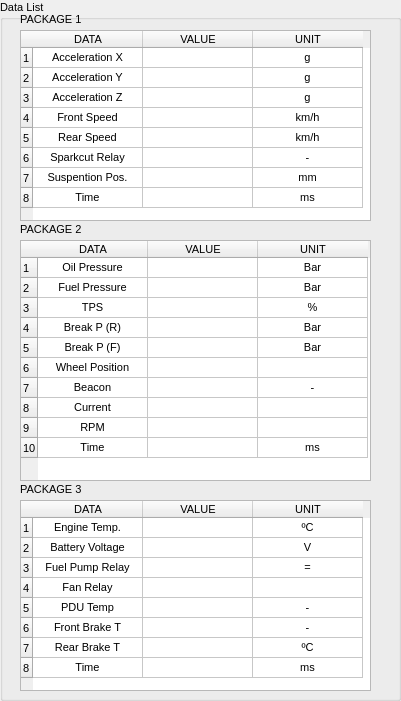
   <widget class="QGroupBox" name="groupBox_18">
    <property name="geometry">
     <rect>
      <x>750</x>
      <y>0</y>
      <width>401</width>
      <height>701</height>
     </rect>
    </property>
    <property name="font">
     <font>
      <pointsize>8</pointsize>
     </font>
    </property>
    <property name="title">
     <string>Data List</string>
    </property>
    <widget class="QTableWidget" name="tableWidget_Package1">
     <property name="geometry">
      <rect>
       <x>20</x>
       <y>30</y>
       <width>351</width>
       <height>191</height>
      </rect>
     </property>
     <property name="font">
      <font>
       <pointsize>8</pointsize>
      </font>
     </property>
     <attribute name="horizontalHeaderDefaultSectionSize">
      <number>110</number>
     </attribute>
     <attribute name="verticalHeaderDefaultSectionSize">
      <number>20</number>
     </attribute>
     <row>
      <property name="text">
       <string>1</string>
      </property>
     </row>
     <row>
      <property name="text">
       <string>2</string>
      </property>
     </row>
     <row>
      <property name="text">
       <string>3</string>
      </property>
     </row>
     <row>
      <property name="text">
       <string>4</string>
      </property>
     </row>
     <row>
      <property name="text">
       <string>5</string>
      </property>
     </row>
     <row>
      <property name="text">
       <string>6</string>
      </property>
     </row>
     <row>
      <property name="text">
       <string>7</string>
      </property>
     </row>
     <row>
      <property name="text">
       <string>8</string>
      </property>
     </row>
     <column>
      <property name="text">
       <string>DATA</string>
      </property>
     </column>
     <column>
      <property name="text">
       <string>VALUE</string>
      </property>
     </column>
     <column>
      <property name="text">
       <string>UNIT</string>
      </property>
     </column>
     <item row="0" column="0">
      <property name="text">
       <string>Acceleration X</string>
      </property>
      <property name="textAlignment">
       <set>AlignCenter</set>
      </property>
     </item>
     <item row="0" column="1">
      <property name="text">
       <string/>
      </property>
      <property name="textAlignment">
       <set>AlignCenter</set>
      </property>
     </item>
     <item row="0" column="2">
      <property name="text">
       <string>g</string>
      </property>
      <property name="textAlignment">
       <set>AlignCenter</set>
      </property>
     </item>
     <item row="1" column="0">
      <property name="text">
       <string>Acceleration Y</string>
      </property>
      <property name="textAlignment">
       <set>AlignCenter</set>
      </property>
     </item>
     <item row="1" column="1">
      <property name="text">
       <string/>
      </property>
      <property name="textAlignment">
       <set>AlignCenter</set>
      </property>
     </item>
     <item row="1" column="2">
      <property name="text">
       <string>g</string>
      </property>
      <property name="textAlignment">
       <set>AlignCenter</set>
      </property>
     </item>
     <item row="2" column="0">
      <property name="text">
       <string>Acceleration Z</string>
      </property>
      <property name="textAlignment">
       <set>AlignCenter</set>
      </property>
     </item>
     <item row="2" column="1">
      <property name="text">
       <string/>
      </property>
      <property name="textAlignment">
       <set>AlignCenter</set>
      </property>
     </item>
     <item row="2" column="2">
      <property name="text">
       <string>g</string>
      </property>
      <property name="textAlignment">
       <set>AlignCenter</set>
      </property>
     </item>
     <item row="3" column="0">
      <property name="text">
       <string>Front Speed</string>
      </property>
      <property name="textAlignment">
       <set>AlignCenter</set>
      </property>
     </item>
     <item row="3" column="1">
      <property name="text">
       <string/>
      </property>
      <property name="textAlignment">
       <set>AlignCenter</set>
      </property>
     </item>
     <item row="3" column="2">
      <property name="text">
       <string>km/h</string>
      </property>
      <property name="textAlignment">
       <set>AlignCenter</set>
      </property>
     </item>
     <item row="4" column="0">
      <property name="text">
       <string>Rear Speed</string>
      </property>
      <property name="textAlignment">
       <set>AlignCenter</set>
      </property>
     </item>
     <item row="4" column="1">
      <property name="text">
       <string/>
      </property>
      <property name="textAlignment">
       <set>AlignCenter</set>
      </property>
     </item>
     <item row="4" column="2">
      <property name="text">
       <string>km/h</string>
      </property>
      <property name="textAlignment">
       <set>AlignCenter</set>
      </property>
     </item>
     <item row="5" column="0">
      <property name="text">
       <string>Sparkcut Relay</string>
      </property>
      <property name="textAlignment">
       <set>AlignCenter</set>
      </property>
     </item>
     <item row="5" column="1">
      <property name="text">
       <string/>
      </property>
      <property name="textAlignment">
       <set>AlignCenter</set>
      </property>
     </item>
     <item row="5" column="2">
      <property name="text">
       <string>-</string>
      </property>
      <property name="textAlignment">
       <set>AlignCenter</set>
      </property>
     </item>
     <item row="6" column="0">
      <property name="text">
       <string>Suspention Pos.</string>
      </property>
      <property name="textAlignment">
       <set>AlignCenter</set>
      </property>
     </item>
     <item row="6" column="1">
      <property name="text">
       <string/>
      </property>
      <property name="textAlignment">
       <set>AlignCenter</set>
      </property>
     </item>
     <item row="6" column="2">
      <property name="text">
       <string>mm</string>
      </property>
      <property name="textAlignment">
       <set>AlignCenter</set>
      </property>
     </item>
     <item row="7" column="0">
      <property name="text">
       <string>Time</string>
      </property>
      <property name="textAlignment">
       <set>AlignCenter</set>
      </property>
     </item>
     <item row="7" column="1">
      <property name="text">
       <string/>
      </property>
      <property name="textAlignment">
       <set>AlignCenter</set>
      </property>
     </item>
     <item row="7" column="2">
      <property name="text">
       <string>ms</string>
      </property>
      <property name="textAlignment">
       <set>AlignCenter</set>
      </property>
     </item>
    </widget>
    <widget class="QLabel" name="label_38">
     <property name="geometry">
      <rect>
       <x>20</x>
       <y>10</y>
       <width>71</width>
       <height>20</height>
      </rect>
     </property>
     <property name="text">
      <string>&lt;html&gt;&lt;head/&gt;&lt;body&gt;&lt;p&gt;PACKAGE 1&lt;/p&gt;&lt;/body&gt;&lt;/html&gt;</string>
     </property>
    </widget>
    <widget class="QLabel" name="label_39">
     <property name="geometry">
      <rect>
       <x>20</x>
       <y>220</y>
       <width>71</width>
       <height>20</height>
      </rect>
     </property>
     <property name="text">
      <string>&lt;html&gt;&lt;head/&gt;&lt;body&gt;&lt;p&gt;PACKAGE 2&lt;/p&gt;&lt;/body&gt;&lt;/html&gt;</string>
     </property>
    </widget>
    <widget class="QTableWidget" name="tableWidget_Package2">
     <property name="geometry">
      <rect>
       <x>20</x>
       <y>240</y>
       <width>351</width>
       <height>241</height>
      </rect>
     </property>
     <property name="font">
      <font>
       <pointsize>8</pointsize>
      </font>
     </property>
     <attribute name="horizontalHeaderDefaultSectionSize">
      <number>110</number>
     </attribute>
     <attribute name="verticalHeaderDefaultSectionSize">
      <number>20</number>
     </attribute>
     <row>
      <property name="text">
       <string>1</string>
      </property>
     </row>
     <row>
      <property name="text">
       <string>2</string>
      </property>
     </row>
     <row>
      <property name="text">
       <string>3</string>
      </property>
     </row>
     <row>
      <property name="text">
       <string>4</string>
      </property>
     </row>
     <row>
      <property name="text">
       <string>5</string>
      </property>
     </row>
     <row>
      <property name="text">
       <string>6</string>
      </property>
     </row>
     <row>
      <property name="text">
       <string>7</string>
      </property>
     </row>
     <row>
      <property name="text">
       <string>8</string>
      </property>
     </row>
     <row>
      <property name="text">
       <string>9</string>
      </property>
     </row>
     <row>
      <property name="text">
       <string>10</string>
      </property>
     </row>
     <column>
      <property name="text">
       <string>DATA</string>
      </property>
     </column>
     <column>
      <property name="text">
       <string>VALUE</string>
      </property>
     </column>
     <column>
      <property name="text">
       <string>UNIT</string>
      </property>
     </column>
     <item row="0" column="0">
      <property name="text">
       <string>Oil Pressure</string>
      </property>
      <property name="textAlignment">
       <set>AlignCenter</set>
      </property>
     </item>
     <item row="0" column="1">
      <property name="text">
       <string/>
      </property>
      <property name="textAlignment">
       <set>AlignCenter</set>
      </property>
     </item>
     <item row="0" column="2">
      <property name="text">
       <string>Bar</string>
      </property>
      <property name="textAlignment">
       <set>AlignCenter</set>
      </property>
     </item>
     <item row="1" column="0">
      <property name="text">
       <string>Fuel Pressure</string>
      </property>
      <property name="textAlignment">
       <set>AlignCenter</set>
      </property>
     </item>
     <item row="1" column="1">
      <property name="text">
       <string/>
      </property>
      <property name="textAlignment">
       <set>AlignCenter</set>
      </property>
     </item>
     <item row="1" column="2">
      <property name="text">
       <string>Bar</string>
      </property>
      <property name="textAlignment">
       <set>AlignCenter</set>
      </property>
     </item>
     <item row="2" column="0">
      <property name="text">
       <string>TPS</string>
      </property>
      <property name="textAlignment">
       <set>AlignCenter</set>
      </property>
     </item>
     <item row="2" column="1">
      <property name="text">
       <string/>
      </property>
      <property name="textAlignment">
       <set>AlignCenter</set>
      </property>
     </item>
     <item row="2" column="2">
      <property name="text">
       <string>%</string>
      </property>
      <property name="textAlignment">
       <set>AlignCenter</set>
      </property>
     </item>
     <item row="3" column="0">
      <property name="text">
       <string>Break P (R)</string>
      </property>
      <property name="textAlignment">
       <set>AlignCenter</set>
      </property>
     </item>
     <item row="3" column="1">
      <property name="text">
       <string/>
      </property>
      <property name="textAlignment">
       <set>AlignCenter</set>
      </property>
     </item>
     <item row="3" column="2">
      <property name="text">
       <string>Bar</string>
      </property>
      <property name="textAlignment">
       <set>AlignCenter</set>
      </property>
     </item>
     <item row="4" column="0">
      <property name="text">
       <string>Break P (F)</string>
      </property>
      <property name="textAlignment">
       <set>AlignCenter</set>
      </property>
     </item>
     <item row="4" column="1">
      <property name="text">
       <string/>
      </property>
      <property name="textAlignment">
       <set>AlignCenter</set>
      </property>
     </item>
     <item row="4" column="2">
      <property name="text">
       <string>Bar</string>
      </property>
      <property name="textAlignment">
       <set>AlignCenter</set>
      </property>
     </item>
     <item row="5" column="0">
      <property name="text">
       <string>Wheel Position</string>
      </property>
      <property name="textAlignment">
       <set>AlignCenter</set>
      </property>
     </item>
     <item row="5" column="1">
      <property name="text">
       <string/>
      </property>
      <property name="textAlignment">
       <set>AlignCenter</set>
      </property>
     </item>
     <item row="5" column="2">
      <property name="text">
       <string/>
      </property>
      <property name="textAlignment">
       <set>AlignCenter</set>
      </property>
     </item>
     <item row="6" column="0">
      <property name="text">
       <string>Beacon</string>
      </property>
      <property name="textAlignment">
       <set>AlignCenter</set>
      </property>
     </item>
     <item row="6" column="1">
      <property name="text">
       <string/>
      </property>
      <property name="textAlignment">
       <set>AlignCenter</set>
      </property>
     </item>
     <item row="6" column="2">
      <property name="text">
       <string>-</string>
      </property>
      <property name="textAlignment">
       <set>AlignCenter</set>
      </property>
     </item>
     <item row="7" column="0">
      <property name="text">
       <string>Current</string>
      </property>
      <property name="textAlignment">
       <set>AlignCenter</set>
      </property>
     </item>
     <item row="7" column="1">
      <property name="text">
       <string/>
      </property>
      <property name="textAlignment">
       <set>AlignCenter</set>
      </property>
     </item>
     <item row="7" column="2">
      <property name="text">
       <string/>
      </property>
      <property name="textAlignment">
       <set>AlignCenter</set>
      </property>
     </item>
     <item row="8" column="0">
      <property name="text">
       <string>RPM</string>
      </property>
      <property name="textAlignment">
       <set>AlignCenter</set>
      </property>
     </item>
     <item row="8" column="1">
      <property name="text">
       <string/>
      </property>
      <property name="textAlignment">
       <set>AlignCenter</set>
      </property>
     </item>
     <item row="8" column="2">
      <property name="text">
       <string/>
      </property>
      <property name="textAlignment">
       <set>AlignCenter</set>
      </property>
     </item>
     <item row="9" column="0">
      <property name="text">
       <string>Time</string>
      </property>
      <property name="textAlignment">
       <set>AlignCenter</set>
      </property>
     </item>
     <item row="9" column="1">
      <property name="text">
       <string/>
      </property>
      <property name="textAlignment">
       <set>AlignCenter</set>
      </property>
     </item>
     <item row="9" column="2">
      <property name="text">
       <string>ms</string>
      </property>
      <property name="textAlignment">
       <set>AlignCenter</set>
      </property>
     </item>
    </widget>
    <widget class="QLabel" name="label_44">
     <property name="geometry">
      <rect>
       <x>20</x>
       <y>480</y>
       <width>71</width>
       <height>20</height>
      </rect>
     </property>
     <property name="text">
      <string>&lt;html&gt;&lt;head/&gt;&lt;body&gt;&lt;p&gt;PACKAGE 3&lt;/p&gt;&lt;/body&gt;&lt;/html&gt;</string>
     </property>
    </widget>
    <widget class="QTableWidget" name="tableWidget_Package3">
     <property name="geometry">
      <rect>
       <x>20</x>
       <y>500</y>
       <width>351</width>
       <height>191</height>
      </rect>
     </property>
     <property name="font">
      <font>
       <pointsize>8</pointsize>
      </font>
     </property>
     <attribute name="horizontalHeaderDefaultSectionSize">
      <number>110</number>
     </attribute>
     <attribute name="verticalHeaderDefaultSectionSize">
      <number>20</number>
     </attribute>
     <row>
      <property name="text">
       <string>1</string>
      </property>
     </row>
     <row>
      <property name="text">
       <string>2</string>
      </property>
     </row>
     <row>
      <property name="text">
       <string>3</string>
      </property>
     </row>
     <row>
      <property name="text">
       <string>4</string>
      </property>
     </row>
     <row>
      <property name="text">
       <string>5</string>
      </property>
     </row>
     <row>
      <property name="text">
       <string>6</string>
      </property>
     </row>
     <row>
      <property name="text">
       <string>7</string>
      </property>
     </row>
     <row>
      <property name="text">
       <string>8</string>
      </property>
     </row>
     <column>
      <property name="text">
       <string>DATA</string>
      </property>
     </column>
     <column>
      <property name="text">
       <string>VALUE</string>
      </property>
     </column>
     <column>
      <property name="text">
       <string>UNIT</string>
      </property>
     </column>
     <item row="0" column="0">
      <property name="text">
       <string>Engine Temp.</string>
      </property>
      <property name="textAlignment">
       <set>AlignCenter</set>
      </property>
     </item>
     <item row="0" column="1">
      <property name="text">
       <string/>
      </property>
      <property name="textAlignment">
       <set>AlignCenter</set>
      </property>
     </item>
     <item row="0" column="2">
      <property name="text">
       <string>ºC</string>
      </property>
      <property name="textAlignment">
       <set>AlignCenter</set>
      </property>
     </item>
     <item row="1" column="0">
      <property name="text">
       <string>Battery Voltage</string>
      </property>
      <property name="textAlignment">
       <set>AlignCenter</set>
      </property>
     </item>
     <item row="1" column="1">
      <property name="text">
       <string/>
      </property>
      <property name="textAlignment">
       <set>AlignCenter</set>
      </property>
     </item>
     <item row="1" column="2">
      <property name="text">
       <string>V</string>
      </property>
      <property name="textAlignment">
       <set>AlignCenter</set>
      </property>
     </item>
     <item row="2" column="0">
      <property name="text">
       <string>Fuel Pump Relay</string>
      </property>
      <property name="textAlignment">
       <set>AlignCenter</set>
      </property>
     </item>
     <item row="2" column="1">
      <property name="text">
       <string/>
      </property>
      <property name="textAlignment">
       <set>AlignCenter</set>
      </property>
     </item>
     <item row="2" column="2">
      <property name="text">
       <string>=</string>
      </property>
      <property name="textAlignment">
       <set>AlignCenter</set>
      </property>
     </item>
     <item row="3" column="0">
      <property name="text">
       <string>Fan Relay</string>
      </property>
      <property name="textAlignment">
       <set>AlignCenter</set>
      </property>
     </item>
     <item row="3" column="1">
      <property name="text">
       <string/>
      </property>
      <property name="textAlignment">
       <set>AlignCenter</set>
      </property>
     </item>
     <item row="3" column="2">
      <property name="text">
       <string/>
      </property>
      <property name="textAlignment">
       <set>AlignCenter</set>
      </property>
     </item>
     <item row="4" column="0">
      <property name="text">
       <string>PDU Temp</string>
      </property>
      <property name="textAlignment">
       <set>AlignCenter</set>
      </property>
     </item>
     <item row="4" column="1">
      <property name="text">
       <string/>
      </property>
      <property name="textAlignment">
       <set>AlignCenter</set>
      </property>
     </item>
     <item row="4" column="2">
      <property name="text">
       <string>-</string>
      </property>
      <property name="textAlignment">
       <set>AlignCenter</set>
      </property>
     </item>
     <item row="5" column="0">
      <property name="text">
       <string>Front Brake T</string>
      </property>
      <property name="textAlignment">
       <set>AlignCenter</set>
      </property>
     </item>
     <item row="5" column="1">
      <property name="text">
       <string/>
      </property>
      <property name="textAlignment">
       <set>AlignCenter</set>
      </property>
     </item>
     <item row="5" column="2">
      <property name="text">
       <string>-</string>
      </property>
      <property name="textAlignment">
       <set>AlignCenter</set>
      </property>
     </item>
     <item row="6" column="0">
      <property name="text">
       <string>Rear Brake T</string>
      </property>
      <property name="textAlignment">
       <set>AlignCenter</set>
      </property>
     </item>
     <item row="6" column="1">
      <property name="text">
       <string/>
      </property>
      <property name="textAlignment">
       <set>AlignCenter</set>
      </property>
     </item>
     <item row="6" column="2">
      <property name="text">
       <string>ºC</string>
      </property>
      <property name="textAlignment">
       <set>AlignCenter</set>
      </property>
     </item>
     <item row="7" column="0">
      <property name="text">
       <string>Time</string>
      </property>
      <property name="textAlignment">
       <set>AlignCenter</set>
      </property>
     </item>
     <item row="7" column="1">
      <property name="text">
       <string/>
      </property>
      <property name="textAlignment">
       <set>AlignCenter</set>
      </property>
     </item>
     <item row="7" column="2">
      <property name="text">
       <string>ms</string>
      </property>
      <property name="textAlignment">
       <set>AlignCenter</set>
      </property>
     </item>
    </widget>
   </widget>
